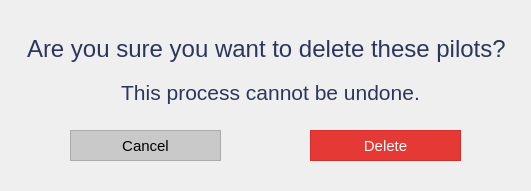
<?xml version="1.0" encoding="UTF-8"?>
<ui version="4.0">
 <class>MainWindow</class>
 <widget class="QMainWindow" name="MainWindow">
  <property name="geometry">
   <rect>
    <x>0</x>
    <y>0</y>
    <width>531</width>
    <height>191</height>
   </rect>
  </property>
  <property name="minimumSize">
   <size>
    <width>531</width>
    <height>191</height>
   </size>
  </property>
  <property name="maximumSize">
   <size>
    <width>531</width>
    <height>191</height>
   </size>
  </property>
  <property name="windowTitle">
   <string>Delete Multiple Pilots</string>
  </property>
  <property name="windowIcon">
   <iconset>
    <normaloff>../../Resources/logo_svg.svg</normaloff>../../Resources/logo_svg.svg</iconset>
  </property>
  <widget class="QWidget" name="centralwidget">
   <widget class="QWidget" name="layoutWidget">
    <property name="geometry">
     <rect>
      <x>20</x>
      <y>30</y>
      <width>501</width>
      <height>81</height>
     </rect>
    </property>
    <layout class="QVBoxLayout" name="verticalLayout_2">
     <item>
      <widget class="QLabel" name="label_3">
       <property name="font">
        <font>
         <family>Helvetica</family>
         <pointsize>18</pointsize>
        </font>
       </property>
       <property name="styleSheet">
        <string notr="true">padding-left:1px;</string>
       </property>
       <property name="text">
        <string>&lt;html&gt;&lt;head/&gt;&lt;body&gt;&lt;p&gt;&lt;span style=&quot; color:#2c365d;&quot;&gt;Are you sure you want to delete these pilots?&lt;/span&gt;&lt;/p&gt;&lt;/body&gt;&lt;/html&gt;</string>
       </property>
      </widget>
     </item>
     <item>
      <widget class="QLabel" name="label_4">
       <property name="font">
        <font>
         <family>Helvetica</family>
         <pointsize>16</pointsize>
        </font>
       </property>
       <property name="text">
        <string>&lt;html&gt;&lt;head/&gt;&lt;body&gt;&lt;p&gt;&lt;span style=&quot; color:#2c365d;&quot;&gt;This process cannot be undone.&lt;/span&gt;&lt;/p&gt;&lt;/body&gt;&lt;/html&gt;</string>
       </property>
       <property name="alignment">
        <set>Qt::AlignCenter</set>
       </property>
      </widget>
     </item>
    </layout>
   </widget>
   <widget class="QPushButton" name="btn_cancel">
    <property name="geometry">
     <rect>
      <x>70</x>
      <y>130</y>
      <width>151</width>
      <height>31</height>
     </rect>
    </property>
    <property name="font">
     <font>
      <family>Helvetica</family>
      <pointsize>11</pointsize>
     </font>
    </property>
    <property name="styleSheet">
     <string notr="true">QPushButton {
color: rgb(0, 0, 0);
background-color: rgb(201, 201, 201);
border: 1.2px solid #ABABAB;
outline: none;}

QPushButton:hover{
color: rgb(255, 255, 255);
background-color: rgb(171, 171, 171);
outline: none;
border: none;
}

QPushButton:pressed{
color: rgb(255, 255, 255);
background-color: rgb(129, 129, 129);
outline: none;
border: none;
}


</string>
    </property>
    <property name="text">
     <string>Cancel</string>
    </property>
   </widget>
   <widget class="QPushButton" name="btn_delete">
    <property name="geometry">
     <rect>
      <x>310</x>
      <y>130</y>
      <width>151</width>
      <height>31</height>
     </rect>
    </property>
    <property name="font">
     <font>
      <family>Helvetica</family>
      <pointsize>11</pointsize>
     </font>
    </property>
    <property name="styleSheet">
     <string notr="true">QPushButton {
color: rgb(255, 255, 255);
background-color: #E53935;
border: 1.2px solid #D32F2F;
outline: none;}

QPushButton:hover{
background-color: #D32F2F;
outline: none;
border: none;
}

QPushButton:pressed{
    background-color: #C62828;
outline: none;
border: none;
}</string>
    </property>
    <property name="text">
     <string>Delete</string>
    </property>
   </widget>
  </widget>
 </widget>
 <resources/>
 <connections/>
</ui>
